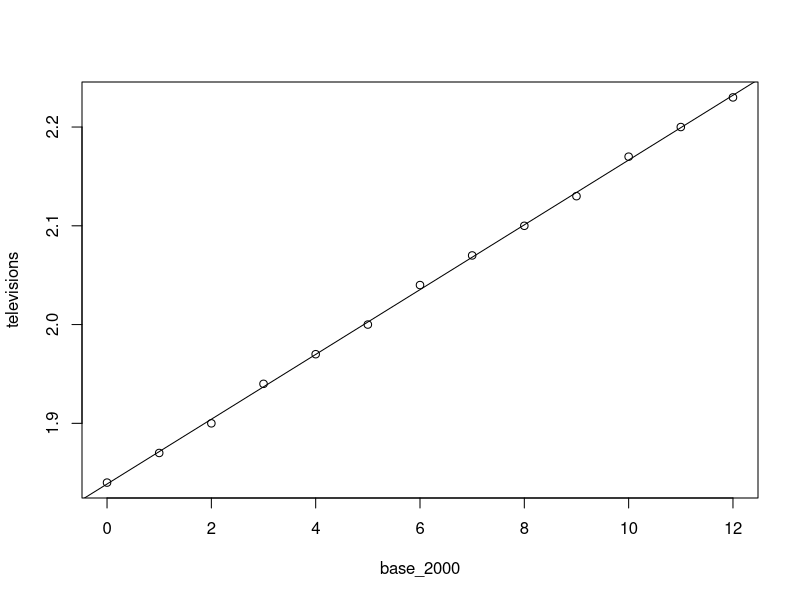
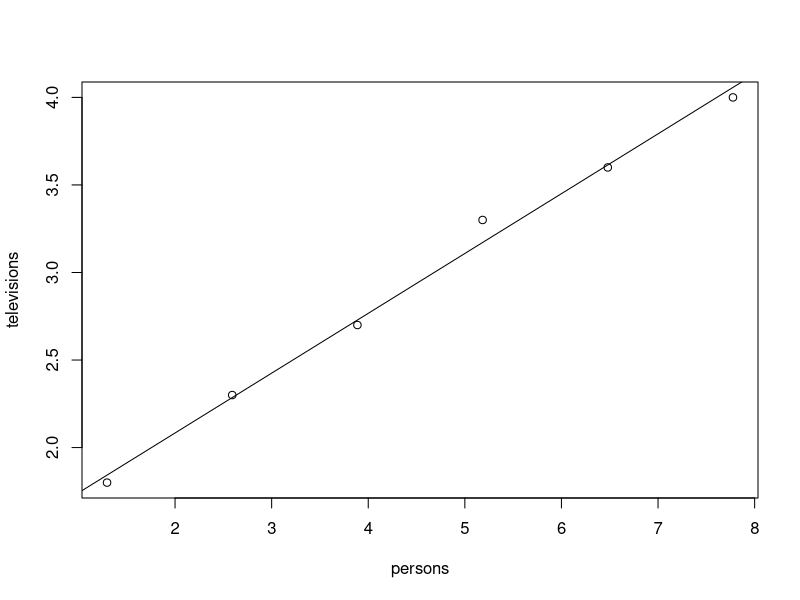
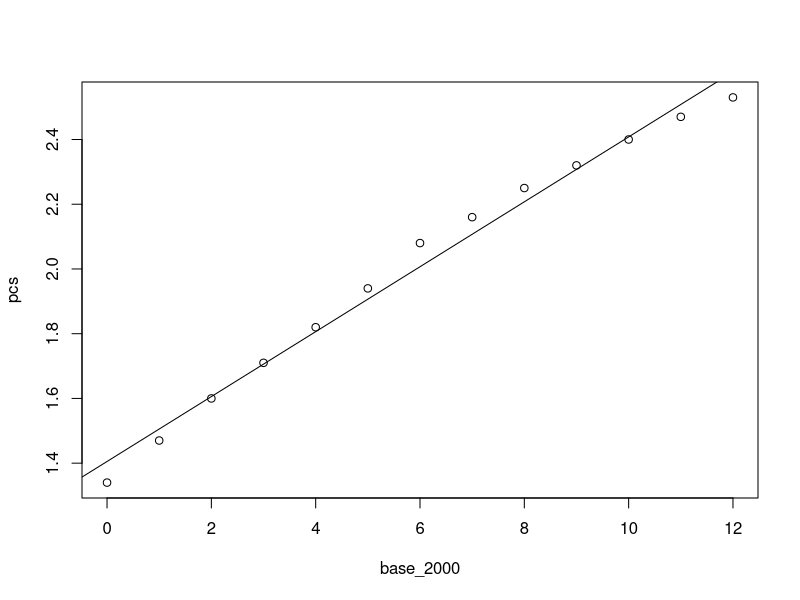
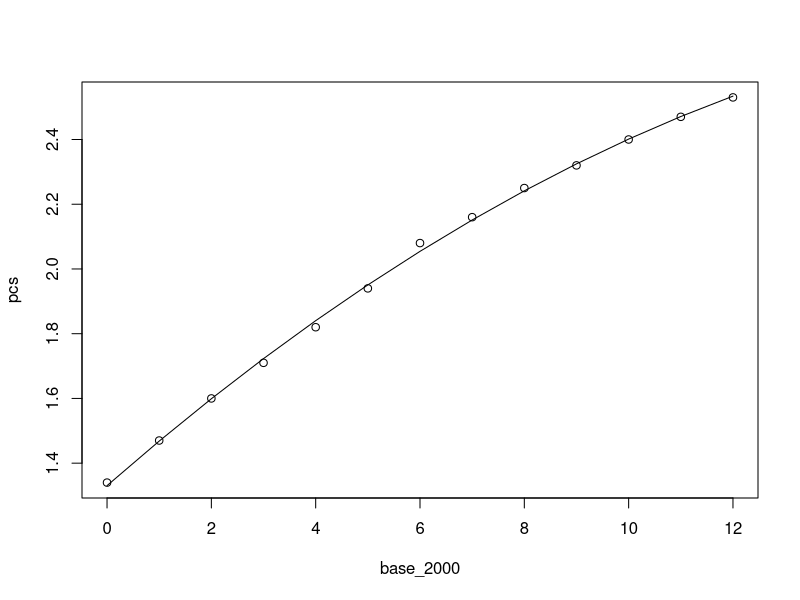

These charts were generated, in order, by the following R code:
# PURPOSE: Misc investigation/calculation of metrics for Footprint app.

library(data.table)

##### TVs per household #####
# Based on 2011 TV per household data from the ACMA: https://www.acma.gov.au/-/media/Research-and-Analysis/Research/pdf/Television-sets-in-Australian-households-2011.PDF?la=en
# Mixed with 2011 VIC age demographics from ABS: https://www.abs.gov.au/AUSSTATS/abs@.nsf/DetailsPage/3101.0Dec%202011?OpenDocument (data cube - Population by Age and Sex Tables)
# Projected based on Nakono databank growth rate (feeds from data sources inc the above ACMA report): https://www.nakono.com/tekcarta/databank/full/33/


### Generate scale-up factor to account for growth of TV's per household from 2011 (ACMA data) to 2019.
# Nakono databank average TV per household values. 2000 to 2012.
data_nakono = data.table(year = 2000:2012 ,televisions = c(1.84,	1.87,	1.90,	1.94,	1.97,	2.00,	2.04,	2.07,	2.10,	2.13,	2.17,	2.20,	2.23))

# Rebase at year 2000. (ie, offset = years since 2000)
data_nakono[, base_2000 := 0:12]

# Generate simple lm to be used to project growth to 2019.
lm_tv_time = lm(televisions~base_2000, data_nakono)
#plot(lm_tv_time) # Looks good.

# Check fit.
with(data_nakono, plot(base_2000, televisions))
abline(lm_tv_time) # Fits well.

# Predict out to 2019, TV's per household
tvph_2019 = as.numeric(predict.lm(lm_tv_time, data.table(base_2000 = 19)))

# Generate scale-up factor for multiplying volume of model built on 2011 data.
tvph_scaleup = as.numeric(tvph_2019/data_nakono[year == 2011]$televisions)


### Generate model for tv's per number of persons in household based on ACMA data (2011).

# ACMA data is based on TV's per number of adults in household.
data_acma = data.table(adults = 1:6 ,televisions = c(1.8, 2.3, 2.7, 3.3, 3.6, 4.0))

# Based on ABS data, scale up "adults per household" to "persons per household" based on adult/child population split @ June 2011. Using legal definition of child (<18yrs).
data_acma[, persons := adults/0.77164484]

# Create lm for predicting tv's per household based persons per household.
lm_tv_persons = lm(televisions~persons, data_acma)
#plot(lm_tv_persons)

# Check fit
with(data_acma, plot(persons, televisions))
abline(lm_tv_persons)

# Test.
predict(lm_tv_persons, data.table(persons=4))







##### Average PCs per household #####
# Based on 2011 TV per household data from Nakono (to 2012): https://www.acma.gov.au/-/media/Research-and-Analysis/Research/pdf/Television-sets-in-Australian-households-2011.PDF?la=en
# Laptop/desktop split based on Deloitte media consumer survey: http://landing.deloitte.com.au/rs/761-IBL-328/images/Media_Consumer_Survey_Report.pdf
# Scaled down to per-person level based on 2016 Census data on number of persons per household: https://quickstats.censusdata.abs.gov.au/census_services/getproduct/census/2016/quickstat/2?opendocument
# projected to 2019
data_nakono_pc = data.table(year = 2000:2012 ,pcs = c(1.34,	1.47,	1.60,	1.71,	1.82,	1.94,	2.08,	2.16,	2.25,	2.32,	2.40,	2.47,	2.53))

# Rebase at year 2000. (ie, offset = years since 2000)
data_nakono_pc[, base_2000 := 0:12]

# Generate simple lm to be used to project growth to 2019.
lm_pc_time = lm(pcs~base_2000, data_nakono_pc)
#plot(lm_pc_time)

# Check fit.
with(data_nakono_pc, plot(base_2000, pcs))
abline(lm_pc_time)

# Looks like not quite linear relationship
# Generate second order linear model
lm_pc_time_2 <- lm(pcs~I(base_2000^2)+base_2000, data=data_nakono_pc)

#Check fit
pr.lm_pc_time_2 <- predict(lm_pc_time_2)
with(data_nakono_pc, plot(base_2000, pcs))
lines(pr.lm_pc_time_2~base_2000,data=data_nakono_pc) # Looks much beter.

# Predict out to 2019, pcs per household
pc_ph = as.numeric(predict(lm_pc_time_2, data.table(base_2000 = 19)))

# Split this roughly between laptop and desktop ownership.
# Based on Deloitte survey of ownership at household level (not individual - not ideal, but best we have)
laptop_ph = .86*pc_ph/(.86+.63)
desktop_ph = .63*pc_ph/(.86+.63)

# Get value at a per-person level (assumption: ownership scales linearly with number of persons per household)
laptop_pp = laptop_ph/2.6
desktop_pp = desktop_ph/2.6


# export relevant models and values.
save(lm_tv_persons, tvph_scaleup, laptop_pp, desktop_pp, file = "avg_household.RData")


